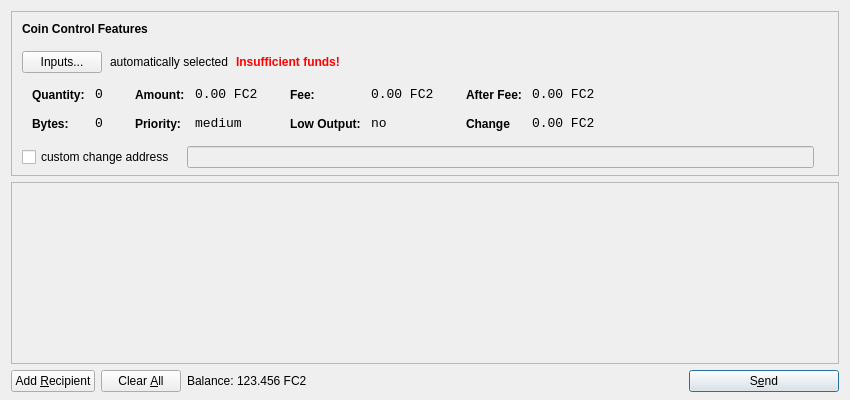
<?xml version="1.0" encoding="UTF-8"?>
<ui version="4.0">
 <class>SendCoinsDialog</class>
 <widget class="QDialog" name="SendCoinsDialog">
  <property name="geometry">
   <rect>
    <x>0</x>
    <y>0</y>
    <width>850</width>
    <height>400</height>
   </rect>
  </property>
  <property name="windowTitle">
   <string>Send Coins</string>
  </property>
  <layout class="QVBoxLayout" name="verticalLayout" stretch="0,1,0">
   <property name="bottomMargin">
    <number>8</number>
   </property>
   <item>
    <widget class="QFrame" name="frameCoinControl">
     <property name="sizePolicy">
      <sizepolicy hsizetype="Expanding" vsizetype="Expanding">
       <horstretch>0</horstretch>
       <verstretch>0</verstretch>
      </sizepolicy>
     </property>
     <property name="maximumSize">
      <size>
       <width>16777215</width>
       <height>16777215</height>
      </size>
     </property>
     <property name="frameShape">
      <enum>QFrame::StyledPanel</enum>
     </property>
     <property name="frameShadow">
      <enum>QFrame::Sunken</enum>
     </property>
     <layout class="QVBoxLayout" name="verticalLayoutCoinControl2">
      <property name="spacing">
       <number>-1</number>
      </property>
      <property name="leftMargin">
       <number>0</number>
      </property>
      <property name="topMargin">
       <number>0</number>
      </property>
      <property name="rightMargin">
       <number>0</number>
      </property>
      <property name="bottomMargin">
       <number>6</number>
      </property>
      <item>
       <layout class="QVBoxLayout" name="verticalLayoutCoinControl" stretch="0,0,0,0,1">
        <property name="spacing">
         <number>0</number>
        </property>
        <property name="leftMargin">
         <number>10</number>
        </property>
        <property name="topMargin">
         <number>10</number>
        </property>
        <item>
         <layout class="QHBoxLayout" name="horizontalLayoutCoinControl1">
          <property name="bottomMargin">
           <number>15</number>
          </property>
          <item>
           <widget class="QLabel" name="labelCoinControlFeatures">
            <property name="sizePolicy">
             <sizepolicy hsizetype="Preferred" vsizetype="Maximum">
              <horstretch>0</horstretch>
              <verstretch>0</verstretch>
             </sizepolicy>
            </property>
            <property name="font">
             <font>
              <weight>75</weight>
              <bold>true</bold>
             </font>
            </property>
            <property name="styleSheet">
             <string notr="true">font-weight:bold;</string>
            </property>
            <property name="text">
             <string>Coin Control Features</string>
            </property>
           </widget>
          </item>
         </layout>
        </item>
        <item>
         <layout class="QHBoxLayout" name="horizontalLayoutCoinControl2" stretch="0,0,0,0">
          <property name="spacing">
           <number>8</number>
          </property>
          <property name="bottomMargin">
           <number>10</number>
          </property>
          <item>
           <widget class="QPushButton" name="pushButtonCoinControl">
            <property name="styleSheet">
             <string notr="true"/>
            </property>
            <property name="text">
             <string>Inputs...</string>
            </property>
           </widget>
          </item>
          <item>
           <widget class="QLabel" name="labelCoinControlAutomaticallySelected">
            <property name="text">
             <string>automatically selected</string>
            </property>
            <property name="margin">
             <number>5</number>
            </property>
           </widget>
          </item>
          <item>
           <widget class="QLabel" name="labelCoinControlInsuffFunds">
            <property name="font">
             <font>
              <weight>75</weight>
              <bold>true</bold>
             </font>
            </property>
            <property name="styleSheet">
             <string notr="true">color:red;font-weight:bold;</string>
            </property>
            <property name="text">
             <string>Insufficient funds!</string>
            </property>
            <property name="margin">
             <number>5</number>
            </property>
           </widget>
          </item>
          <item>
           <spacer name="horizontalSpacerCoinControl">
            <property name="orientation">
             <enum>Qt::Horizontal</enum>
            </property>
            <property name="sizeHint" stdset="0">
             <size>
              <width>40</width>
              <height>1</height>
             </size>
            </property>
           </spacer>
          </item>
         </layout>
        </item>
        <item>
         <widget class="QWidget" name="widgetCoinControl" native="true">
          <property name="sizePolicy">
           <sizepolicy hsizetype="Preferred" vsizetype="Preferred">
            <horstretch>0</horstretch>
            <verstretch>0</verstretch>
           </sizepolicy>
          </property>
          <property name="minimumSize">
           <size>
            <width>0</width>
            <height>0</height>
           </size>
          </property>
          <property name="styleSheet">
           <string notr="true"/>
          </property>
          <layout class="QHBoxLayout" name="horizontalLayoutCoinControl5">
           <property name="margin">
            <number>0</number>
           </property>
           <item>
            <layout class="QHBoxLayout" name="horizontalLayoutCoinControl3" stretch="0,0,0,1">
             <property name="spacing">
              <number>20</number>
             </property>
             <property name="topMargin">
              <number>0</number>
             </property>
             <property name="bottomMargin">
              <number>10</number>
             </property>
             <item>
              <layout class="QFormLayout" name="formLayoutCoinControl1">
               <property name="horizontalSpacing">
                <number>10</number>
               </property>
               <property name="verticalSpacing">
                <number>14</number>
               </property>
               <property name="leftMargin">
                <number>10</number>
               </property>
               <property name="topMargin">
                <number>4</number>
               </property>
               <property name="rightMargin">
                <number>6</number>
               </property>
               <item row="0" column="0">
                <widget class="QLabel" name="labelCoinControlQuantityText">
                 <property name="styleSheet">
                  <string notr="true">font-weight:bold;</string>
                 </property>
                 <property name="text">
                  <string>Quantity:</string>
                 </property>
                 <property name="margin">
                  <number>0</number>
                 </property>
                </widget>
               </item>
               <item row="0" column="1">
                <widget class="QLabel" name="labelCoinControlQuantity">
                 <property name="font">
                  <font>
                   <family>Monospace</family>
                   <pointsize>10</pointsize>
                  </font>
                 </property>
                 <property name="cursor">
                  <cursorShape>IBeamCursor</cursorShape>
                 </property>
                 <property name="contextMenuPolicy">
                  <enum>Qt::ActionsContextMenu</enum>
                 </property>
                 <property name="text">
                  <string>0</string>
                 </property>
                 <property name="margin">
                  <number>0</number>
                 </property>
                 <property name="textInteractionFlags">
                  <set>Qt::LinksAccessibleByMouse|Qt::TextSelectableByKeyboard|Qt::TextSelectableByMouse</set>
                 </property>
                </widget>
               </item>
               <item row="1" column="0">
                <widget class="QLabel" name="labelCoinControlBytesText">
                 <property name="styleSheet">
                  <string notr="true">font-weight:bold;</string>
                 </property>
                 <property name="text">
                  <string>Bytes:</string>
                 </property>
                </widget>
               </item>
               <item row="1" column="1">
                <widget class="QLabel" name="labelCoinControlBytes">
                 <property name="font">
                  <font>
                   <family>Monospace</family>
                   <pointsize>10</pointsize>
                  </font>
                 </property>
                 <property name="cursor">
                  <cursorShape>IBeamCursor</cursorShape>
                 </property>
                 <property name="contextMenuPolicy">
                  <enum>Qt::ActionsContextMenu</enum>
                 </property>
                 <property name="text">
                  <string>0</string>
                 </property>
                 <property name="textInteractionFlags">
                  <set>Qt::LinksAccessibleByMouse|Qt::TextSelectableByKeyboard|Qt::TextSelectableByMouse</set>
                 </property>
                </widget>
               </item>
              </layout>
             </item>
             <item>
              <layout class="QFormLayout" name="formLayoutCoinControl2">
               <property name="horizontalSpacing">
                <number>10</number>
               </property>
               <property name="verticalSpacing">
                <number>14</number>
               </property>
               <property name="leftMargin">
                <number>6</number>
               </property>
               <property name="topMargin">
                <number>4</number>
               </property>
               <property name="rightMargin">
                <number>6</number>
               </property>
               <item row="0" column="0">
                <widget class="QLabel" name="labelCoinControlAmountText">
                 <property name="styleSheet">
                  <string notr="true">font-weight:bold;</string>
                 </property>
                 <property name="text">
                  <string>Amount:</string>
                 </property>
                 <property name="margin">
                  <number>0</number>
                 </property>
                </widget>
               </item>
               <item row="0" column="1">
                <widget class="QLabel" name="labelCoinControlAmount">
                 <property name="font">
                  <font>
                   <family>Monospace</family>
                   <pointsize>10</pointsize>
                  </font>
                 </property>
                 <property name="cursor">
                  <cursorShape>IBeamCursor</cursorShape>
                 </property>
                 <property name="contextMenuPolicy">
                  <enum>Qt::ActionsContextMenu</enum>
                 </property>
                 <property name="text">
                  <string>0.00 FC2</string>
                 </property>
                 <property name="textInteractionFlags">
                  <set>Qt::LinksAccessibleByMouse|Qt::TextSelectableByKeyboard|Qt::TextSelectableByMouse</set>
                 </property>
                </widget>
               </item>
               <item row="1" column="0">
                <widget class="QLabel" name="labelCoinControlPriorityText">
                 <property name="styleSheet">
                  <string notr="true">font-weight:bold;</string>
                 </property>
                 <property name="text">
                  <string>Priority:</string>
                 </property>
                </widget>
               </item>
               <item row="1" column="1">
                <widget class="QLabel" name="labelCoinControlPriority">
                 <property name="font">
                  <font>
                   <family>Monospace</family>
                   <pointsize>10</pointsize>
                  </font>
                 </property>
                 <property name="cursor">
                  <cursorShape>IBeamCursor</cursorShape>
                 </property>
                 <property name="contextMenuPolicy">
                  <enum>Qt::ActionsContextMenu</enum>
                 </property>
                 <property name="text">
                  <string>medium</string>
                 </property>
                 <property name="textInteractionFlags">
                  <set>Qt::LinksAccessibleByMouse|Qt::TextSelectableByKeyboard|Qt::TextSelectableByMouse</set>
                 </property>
                </widget>
               </item>
              </layout>
             </item>
             <item>
              <layout class="QFormLayout" name="formLayoutCoinControl3">
               <property name="horizontalSpacing">
                <number>10</number>
               </property>
               <property name="verticalSpacing">
                <number>14</number>
               </property>
               <property name="leftMargin">
                <number>6</number>
               </property>
               <property name="topMargin">
                <number>4</number>
               </property>
               <property name="rightMargin">
                <number>6</number>
               </property>
               <item row="0" column="0">
                <widget class="QLabel" name="labelCoinControlFeeText">
                 <property name="styleSheet">
                  <string notr="true">font-weight:bold;</string>
                 </property>
                 <property name="text">
                  <string>Fee:</string>
                 </property>
                 <property name="margin">
                  <number>0</number>
                 </property>
                </widget>
               </item>
               <item row="0" column="1">
                <widget class="QLabel" name="labelCoinControlFee">
                 <property name="font">
                  <font>
                   <family>Monospace</family>
                   <pointsize>10</pointsize>
                  </font>
                 </property>
                 <property name="cursor">
                  <cursorShape>IBeamCursor</cursorShape>
                 </property>
                 <property name="contextMenuPolicy">
                  <enum>Qt::ActionsContextMenu</enum>
                 </property>
                 <property name="text">
                  <string>0.00 FC2</string>
                 </property>
                 <property name="textInteractionFlags">
                  <set>Qt::LinksAccessibleByMouse|Qt::TextSelectableByKeyboard|Qt::TextSelectableByMouse</set>
                 </property>
                </widget>
               </item>
               <item row="1" column="0">
                <widget class="QLabel" name="labelCoinControlLowOutputText">
                 <property name="styleSheet">
                  <string notr="true">font-weight:bold;</string>
                 </property>
                 <property name="text">
                  <string>Low Output:</string>
                 </property>
                </widget>
               </item>
               <item row="1" column="1">
                <widget class="QLabel" name="labelCoinControlLowOutput">
                 <property name="font">
                  <font>
                   <family>Monospace</family>
                   <pointsize>10</pointsize>
                  </font>
                 </property>
                 <property name="cursor">
                  <cursorShape>IBeamCursor</cursorShape>
                 </property>
                 <property name="contextMenuPolicy">
                  <enum>Qt::ActionsContextMenu</enum>
                 </property>
                 <property name="text">
                  <string>no</string>
                 </property>
                 <property name="textInteractionFlags">
                  <set>Qt::LinksAccessibleByMouse|Qt::TextSelectableByKeyboard|Qt::TextSelectableByMouse</set>
                 </property>
                </widget>
               </item>
              </layout>
             </item>
             <item>
              <layout class="QFormLayout" name="formLayoutCoinControl4">
               <property name="horizontalSpacing">
                <number>10</number>
               </property>
               <property name="verticalSpacing">
                <number>14</number>
               </property>
               <property name="leftMargin">
                <number>6</number>
               </property>
               <property name="topMargin">
                <number>4</number>
               </property>
               <property name="rightMargin">
                <number>6</number>
               </property>
               <item row="0" column="0">
                <widget class="QLabel" name="labelCoinControlAfterFeeText">
                 <property name="styleSheet">
                  <string notr="true">font-weight:bold;</string>
                 </property>
                 <property name="text">
                  <string>After Fee:</string>
                 </property>
                 <property name="margin">
                  <number>0</number>
                 </property>
                </widget>
               </item>
               <item row="0" column="1">
                <widget class="QLabel" name="labelCoinControlAfterFee">
                 <property name="font">
                  <font>
                   <family>Monospace</family>
                   <pointsize>10</pointsize>
                  </font>
                 </property>
                 <property name="cursor">
                  <cursorShape>IBeamCursor</cursorShape>
                 </property>
                 <property name="contextMenuPolicy">
                  <enum>Qt::ActionsContextMenu</enum>
                 </property>
                 <property name="text">
                  <string>0.00 FC2</string>
                 </property>
                 <property name="textInteractionFlags">
                  <set>Qt::LinksAccessibleByMouse|Qt::TextSelectableByKeyboard|Qt::TextSelectableByMouse</set>
                 </property>
                </widget>
               </item>
               <item row="1" column="0">
                <widget class="QLabel" name="labelCoinControlChangeText">
                 <property name="styleSheet">
                  <string notr="true">font-weight:bold;</string>
                 </property>
                 <property name="text">
                  <string>Change</string>
                 </property>
                </widget>
               </item>
               <item row="1" column="1">
                <widget class="QLabel" name="labelCoinControlChange">
                 <property name="font">
                  <font>
                   <family>Monospace</family>
                   <pointsize>10</pointsize>
                  </font>
                 </property>
                 <property name="cursor">
                  <cursorShape>IBeamCursor</cursorShape>
                 </property>
                 <property name="contextMenuPolicy">
                  <enum>Qt::ActionsContextMenu</enum>
                 </property>
                 <property name="text">
                  <string>0.00 FC2</string>
                 </property>
                 <property name="textInteractionFlags">
                  <set>Qt::LinksAccessibleByMouse|Qt::TextSelectableByKeyboard|Qt::TextSelectableByMouse</set>
                 </property>
                </widget>
               </item>
              </layout>
             </item>
            </layout>
           </item>
          </layout>
         </widget>
        </item>
        <item>
         <layout class="QHBoxLayout" name="horizontalLayoutCoinControl4" stretch="0,0,0">
          <property name="spacing">
           <number>12</number>
          </property>
          <property name="sizeConstraint">
           <enum>QLayout::SetDefaultConstraint</enum>
          </property>
          <property name="topMargin">
           <number>5</number>
          </property>
          <property name="rightMargin">
           <number>5</number>
          </property>
          <item>
           <widget class="QCheckBox" name="checkBoxCoinControlChange">
            <property name="text">
             <string>custom change address</string>
            </property>
           </widget>
          </item>
          <item>
           <widget class="QLineEdit" name="lineEditCoinControlChange">
            <property name="enabled">
             <bool>false</bool>
            </property>
            <property name="sizePolicy">
             <sizepolicy hsizetype="Expanding" vsizetype="Fixed">
              <horstretch>0</horstretch>
              <verstretch>0</verstretch>
             </sizepolicy>
            </property>
           </widget>
          </item>
          <item>
           <widget class="QLabel" name="labelCoinControlChangeLabel">
            <property name="sizePolicy">
             <sizepolicy hsizetype="Preferred" vsizetype="Expanding">
              <horstretch>0</horstretch>
              <verstretch>0</verstretch>
             </sizepolicy>
            </property>
            <property name="minimumSize">
             <size>
              <width>0</width>
              <height>0</height>
             </size>
            </property>
            <property name="text">
             <string/>
            </property>
            <property name="margin">
             <number>3</number>
            </property>
           </widget>
          </item>
         </layout>
        </item>
        <item>
         <spacer name="verticalSpacerCoinControl">
          <property name="orientation">
           <enum>Qt::Vertical</enum>
          </property>
          <property name="sizeHint" stdset="0">
           <size>
            <width>800</width>
            <height>1</height>
           </size>
          </property>
         </spacer>
        </item>
       </layout>
      </item>
     </layout>
    </widget>
   </item>
   <item>
    <widget class="QScrollArea" name="scrollArea">
     <property name="widgetResizable">
      <bool>true</bool>
     </property>
     <widget class="QWidget" name="scrollAreaWidgetContents">
      <property name="geometry">
       <rect>
        <x>0</x>
        <y>0</y>
        <width>830</width>
        <height>165</height>
       </rect>
      </property>
      <layout class="QVBoxLayout" name="verticalLayout_2">
       <property name="margin">
        <number>0</number>
       </property>
       <item>
        <layout class="QVBoxLayout" name="entries">
         <property name="spacing">
          <number>6</number>
         </property>
        </layout>
       </item>
       <item>
        <spacer name="verticalSpacer">
         <property name="orientation">
          <enum>Qt::Vertical</enum>
         </property>
         <property name="sizeHint" stdset="0">
          <size>
           <width>20</width>
           <height>40</height>
          </size>
         </property>
        </spacer>
       </item>
      </layout>
     </widget>
    </widget>
   </item>
   <item>
    <layout class="QHBoxLayout" name="horizontalLayout">
     <item>
      <widget class="QPushButton" name="addButton">
       <property name="toolTip">
        <string>Send to multiple recipients at once</string>
       </property>
       <property name="text">
        <string>Add &amp;Recipient</string>
       </property>
       <property name="icon">
        <iconset resource="../bitcoin.qrc">
         <normaloff>:/icons/add</normaloff>:/icons/add</iconset>
       </property>
       <property name="autoDefault">
        <bool>false</bool>
       </property>
      </widget>
     </item>
     <item>
      <widget class="QPushButton" name="clearButton">
       <property name="sizePolicy">
        <sizepolicy hsizetype="Minimum" vsizetype="Fixed">
         <horstretch>0</horstretch>
         <verstretch>0</verstretch>
        </sizepolicy>
       </property>
       <property name="toolTip">
        <string>Remove all transaction fields</string>
       </property>
       <property name="text">
        <string>Clear &amp;All</string>
       </property>
       <property name="icon">
        <iconset resource="../bitcoin.qrc">
         <normaloff>:/icons/remove</normaloff>:/icons/remove</iconset>
       </property>
       <property name="autoRepeatDelay">
        <number>300</number>
       </property>
       <property name="autoDefault">
        <bool>false</bool>
       </property>
      </widget>
     </item>
     <item>
      <layout class="QHBoxLayout" name="horizontalLayout_2">
       <property name="spacing">
        <number>3</number>
       </property>
       <item>
        <widget class="QLabel" name="label">
         <property name="sizePolicy">
          <sizepolicy hsizetype="Preferred" vsizetype="Fixed">
           <horstretch>0</horstretch>
           <verstretch>0</verstretch>
          </sizepolicy>
         </property>
         <property name="text">
          <string>Balance:</string>
         </property>
        </widget>
       </item>
       <item>
        <widget class="QLabel" name="labelBalance">
         <property name="sizePolicy">
          <sizepolicy hsizetype="Preferred" vsizetype="Fixed">
           <horstretch>0</horstretch>
           <verstretch>0</verstretch>
          </sizepolicy>
         </property>
         <property name="cursor">
          <cursorShape>IBeamCursor</cursorShape>
         </property>
         <property name="text">
          <string>123.456 FC2</string>
         </property>
         <property name="textInteractionFlags">
          <set>Qt::LinksAccessibleByMouse|Qt::TextSelectableByKeyboard|Qt::TextSelectableByMouse</set>
         </property>
        </widget>
       </item>
      </layout>
     </item>
     <item>
      <spacer name="horizontalSpacer">
       <property name="orientation">
        <enum>Qt::Horizontal</enum>
       </property>
       <property name="sizeHint" stdset="0">
        <size>
         <width>40</width>
         <height>20</height>
        </size>
       </property>
      </spacer>
     </item>
     <item>
      <widget class="QPushButton" name="sendButton">
       <property name="minimumSize">
        <size>
         <width>150</width>
         <height>0</height>
        </size>
       </property>
       <property name="toolTip">
        <string>Confirm the send action</string>
       </property>
       <property name="text">
        <string>S&amp;end</string>
       </property>
       <property name="icon">
        <iconset resource="../bitcoin.qrc">
         <normaloff>:/icons/send</normaloff>:/icons/send</iconset>
       </property>
       <property name="default">
        <bool>true</bool>
       </property>
      </widget>
     </item>
    </layout>
   </item>
  </layout>
 </widget>
 <resources>
  <include location="../bitcoin.qrc"/>
 </resources>
 <connections/>
</ui>
